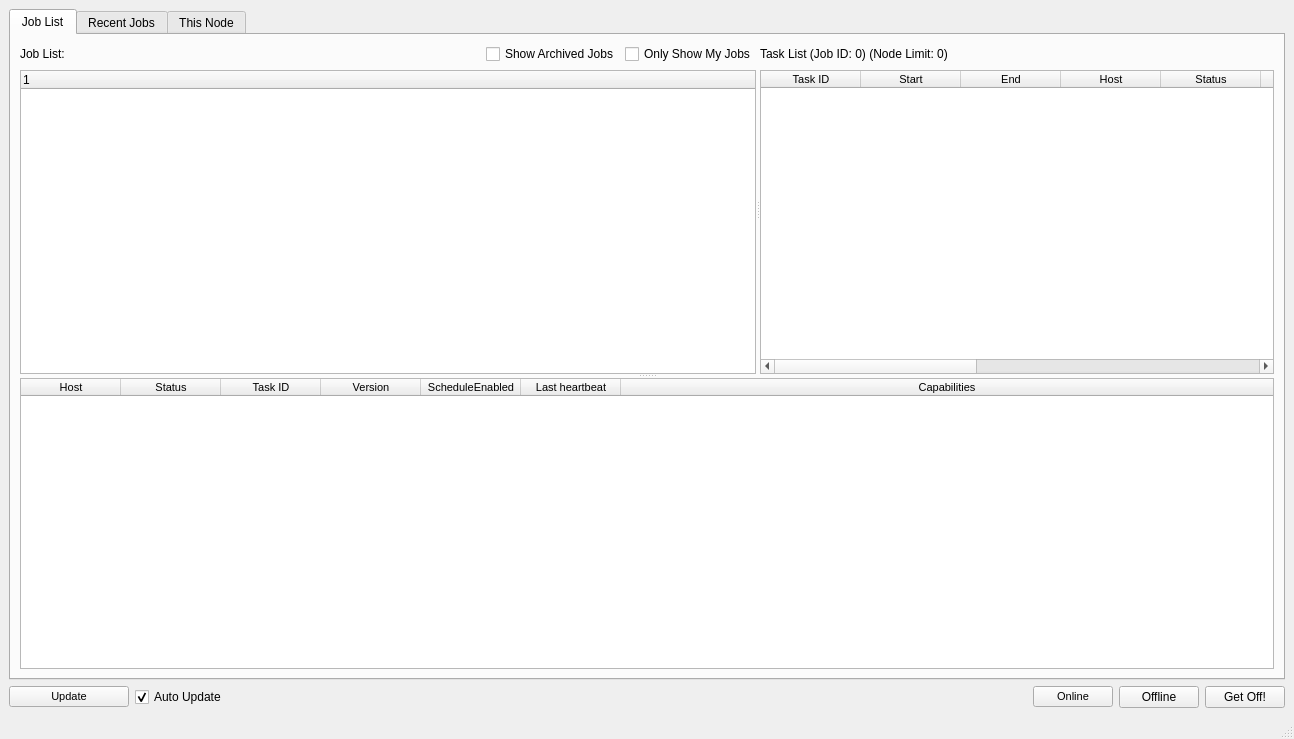
<?xml version="1.0" encoding="UTF-8"?>
<ui version="4.0">
 <class>FarmView</class>
 <widget class="QMainWindow" name="FarmView">
  <property name="geometry">
   <rect>
    <x>0</x>
    <y>0</y>
    <width>1294</width>
    <height>739</height>
   </rect>
  </property>
  <property name="windowTitle">
   <string>FarmView</string>
  </property>
  <widget class="QWidget" name="centralwidget">
   <layout class="QGridLayout" name="gridLayout">
    <item row="1" column="0">
     <layout class="QHBoxLayout" name="horizontalLayout_fetchButton">
      <property name="spacing">
       <number>6</number>
      </property>
      <item>
       <widget class="QPushButton" name="fetchButton">
        <property name="minimumSize">
         <size>
          <width>120</width>
          <height>0</height>
         </size>
        </property>
        <property name="font">
         <font>
          <pointsize>8</pointsize>
         </font>
        </property>
        <property name="text">
         <string>Update</string>
        </property>
       </widget>
      </item>
      <item>
       <widget class="QCheckBox" name="autoUpdateCheckbox">
        <property name="text">
         <string>Auto Update</string>
        </property>
        <property name="checkable">
         <bool>true</bool>
        </property>
        <property name="checked">
         <bool>true</bool>
        </property>
       </widget>
      </item>
      <item>
       <spacer name="horizontalSpacer_3">
        <property name="orientation">
         <enum>Qt::Horizontal</enum>
        </property>
        <property name="sizeHint" stdset="0">
         <size>
          <width>40</width>
          <height>20</height>
         </size>
        </property>
       </spacer>
      </item>
      <item>
       <widget class="QPushButton" name="onlineThisNodeButton">
        <property name="font">
         <font>
          <pointsize>8</pointsize>
         </font>
        </property>
        <property name="toolTip">
         <string>&lt;html&gt;&lt;head/&gt;&lt;body&gt;&lt;p&gt;Allow this node to accept render tasks&lt;/p&gt;&lt;/body&gt;&lt;/html&gt;</string>
        </property>
        <property name="text">
         <string>Online</string>
        </property>
       </widget>
      </item>
      <item>
       <widget class="QPushButton" name="offlineThisNodeButton">
        <property name="toolTip">
         <string>&lt;html&gt;&lt;head/&gt;&lt;body&gt;&lt;p&gt;Don't allow this node to accept any new jobs (it will still finish what it's working on)&lt;/p&gt;&lt;/body&gt;&lt;/html&gt;</string>
        </property>
        <property name="text">
         <string>Offline</string>
        </property>
       </widget>
      </item>
      <item>
       <widget class="QPushButton" name="getOffThisNodeButton">
        <property name="toolTip">
         <string>&lt;html&gt;&lt;head/&gt;&lt;body&gt;&lt;p&gt;Tell this node to stop the current job, put it back on the job board, and don't accept any more.&lt;/p&gt;&lt;/body&gt;&lt;/html&gt;</string>
        </property>
        <property name="text">
         <string>Get Off!</string>
        </property>
       </widget>
      </item>
     </layout>
    </item>
    <item row="0" column="0">
     <widget class="QTabWidget" name="tabWidget">
      <property name="currentIndex">
       <number>0</number>
      </property>
      <widget class="QWidget" name="jobListTab">
       <attribute name="title">
        <string>Job List</string>
       </attribute>
       <layout class="QGridLayout" name="gridLayout_3">
        <item row="0" column="0">
         <widget class="QSplitter" name="splitter_nodelist">
          <property name="orientation">
           <enum>Qt::Vertical</enum>
          </property>
          <widget class="QSplitter" name="splitter_jobList">
           <property name="frameShape">
            <enum>QFrame::NoFrame</enum>
           </property>
           <property name="orientation">
            <enum>Qt::Horizontal</enum>
           </property>
           <widget class="QWidget" name="layoutWidget_2">
            <layout class="QGridLayout" name="gridLayout_jobListJobs">
             <property name="horizontalSpacing">
              <number>6</number>
             </property>
             <item row="2" column="0" colspan="4">
              <widget class="QTreeWidget" name="jobTree">
               <property name="alternatingRowColors">
                <bool>true</bool>
               </property>
               <property name="selectionMode">
                <enum>QAbstractItemView::ExtendedSelection</enum>
               </property>
               <property name="indentation">
                <number>15</number>
               </property>
               <property name="animated">
                <bool>true</bool>
               </property>
               <attribute name="headerDefaultSectionSize">
                <number>50</number>
               </attribute>
               <attribute name="headerMinimumSectionSize">
                <number>50</number>
               </attribute>
               <attribute name="headerShowSortIndicator" stdset="0">
                <bool>false</bool>
               </attribute>
               <column>
                <property name="text">
                 <string>1</string>
                </property>
               </column>
              </widget>
             </item>
             <item row="1" column="0">
              <widget class="QLabel" name="jobTableLabel">
               <property name="text">
                <string>Job List:</string>
               </property>
              </widget>
             </item>
             <item row="1" column="1">
              <spacer name="horizontalSpacer_jobList">
               <property name="orientation">
                <enum>Qt::Horizontal</enum>
               </property>
               <property name="sizeHint" stdset="0">
                <size>
                 <width>40</width>
                 <height>20</height>
                </size>
               </property>
              </spacer>
             </item>
             <item row="1" column="3">
              <widget class="QCheckBox" name="userFilterCheckbox">
               <property name="text">
                <string>Only Show My Jobs</string>
               </property>
              </widget>
             </item>
             <item row="1" column="2">
              <widget class="QCheckBox" name="archivedCheckBox">
               <property name="text">
                <string>Show Archived Jobs</string>
               </property>
              </widget>
             </item>
            </layout>
           </widget>
           <widget class="QWidget" name="layoutWidget_3">
            <layout class="QGridLayout" name="gridLayout_taskList">
             <item row="0" column="2" colspan="2">
              <spacer name="horizontalSpacer_taskList">
               <property name="orientation">
                <enum>Qt::Horizontal</enum>
               </property>
               <property name="sizeHint" stdset="0">
                <size>
                 <width>40</width>
                 <height>20</height>
                </size>
               </property>
              </spacer>
             </item>
             <item row="0" column="0" colspan="2">
              <widget class="QLabel" name="taskTableLabel">
               <property name="text">
                <string>Task List (Job ID: 0) (Node Limit: 0)</string>
               </property>
              </widget>
             </item>
             <item row="2" column="0" colspan="4">
              <widget class="QTableWidget" name="taskTable">
               <property name="enabled">
                <bool>true</bool>
               </property>
               <property name="font">
                <font>
                 <pointsize>8</pointsize>
                </font>
               </property>
               <property name="contextMenuPolicy">
                <enum>Qt::CustomContextMenu</enum>
               </property>
               <property name="editTriggers">
                <set>QAbstractItemView::DoubleClicked|QAbstractItemView::EditKeyPressed</set>
               </property>
               <property name="alternatingRowColors">
                <bool>false</bool>
               </property>
               <property name="selectionBehavior">
                <enum>QAbstractItemView::SelectRows</enum>
               </property>
               <property name="showGrid">
                <bool>true</bool>
               </property>
               <property name="gridStyle">
                <enum>Qt::SolidLine</enum>
               </property>
               <property name="sortingEnabled">
                <bool>true</bool>
               </property>
               <property name="cornerButtonEnabled">
                <bool>false</bool>
               </property>
               <property name="rowCount">
                <number>0</number>
               </property>
               <attribute name="horizontalHeaderDefaultSectionSize">
                <number>100</number>
               </attribute>
               <attribute name="horizontalHeaderMinimumSectionSize">
                <number>25</number>
               </attribute>
               <attribute name="horizontalHeaderStretchLastSection">
                <bool>true</bool>
               </attribute>
               <attribute name="verticalHeaderVisible">
                <bool>false</bool>
               </attribute>
               <attribute name="verticalHeaderDefaultSectionSize">
                <number>20</number>
               </attribute>
               <column>
                <property name="text">
                 <string>Task ID</string>
                </property>
               </column>
               <column>
                <property name="text">
                 <string>Start</string>
                </property>
               </column>
               <column>
                <property name="text">
                 <string>End</string>
                </property>
               </column>
               <column>
                <property name="text">
                 <string>Host</string>
                </property>
               </column>
               <column>
                <property name="text">
                 <string>Status</string>
                </property>
               </column>
               <column>
                <property name="text">
                 <string>Priority</string>
                </property>
               </column>
               <column>
                <property name="text">
                 <string>Start Time</string>
                </property>
               </column>
               <column>
                <property name="text">
                 <string>End Time</string>
                </property>
               </column>
               <column>
                <property name="text">
                 <string>Duration</string>
                </property>
               </column>
               <column>
                <property name="text">
                 <string>Exit Code</string>
                </property>
               </column>
               <column>
                <property name="text">
                 <string>Attempts</string>
                </property>
               </column>
               <column>
                <property name="text">
                 <string>Reqs</string>
                </property>
               </column>
              </widget>
             </item>
            </layout>
           </widget>
          </widget>
          <widget class="QTableWidget" name="renderNodeTable">
           <property name="font">
            <font>
             <pointsize>8</pointsize>
            </font>
           </property>
           <property name="contextMenuPolicy">
            <enum>Qt::CustomContextMenu</enum>
           </property>
           <property name="editTriggers">
            <set>QAbstractItemView::DoubleClicked|QAbstractItemView::EditKeyPressed</set>
           </property>
           <property name="selectionBehavior">
            <enum>QAbstractItemView::SelectRows</enum>
           </property>
           <property name="verticalScrollMode">
            <enum>QAbstractItemView::ScrollPerItem</enum>
           </property>
           <property name="showGrid">
            <bool>true</bool>
           </property>
           <property name="sortingEnabled">
            <bool>true</bool>
           </property>
           <property name="cornerButtonEnabled">
            <bool>false</bool>
           </property>
           <attribute name="horizontalHeaderMinimumSectionSize">
            <number>26</number>
           </attribute>
           <attribute name="horizontalHeaderStretchLastSection">
            <bool>true</bool>
           </attribute>
           <attribute name="verticalHeaderVisible">
            <bool>false</bool>
           </attribute>
           <attribute name="verticalHeaderDefaultSectionSize">
            <number>20</number>
           </attribute>
           <column>
            <property name="text">
             <string>Host</string>
            </property>
           </column>
           <column>
            <property name="text">
             <string>Status</string>
            </property>
           </column>
           <column>
            <property name="text">
             <string>Task ID</string>
            </property>
           </column>
           <column>
            <property name="text">
             <string>Version</string>
            </property>
           </column>
           <column>
            <property name="text">
             <string>ScheduleEnabled</string>
            </property>
           </column>
           <column>
            <property name="text">
             <string>Last heartbeat</string>
            </property>
           </column>
           <column>
            <property name="text">
             <string>Capabilities</string>
            </property>
           </column>
          </widget>
         </widget>
        </item>
       </layout>
      </widget>
      <widget class="QWidget" name="jobsTab">
       <attribute name="title">
        <string>Recent Jobs</string>
       </attribute>
       <layout class="QGridLayout" name="gridLayout_5">
        <item row="0" column="0">
         <widget class="QScrollArea" name="scrollArea_recentTasks">
          <property name="widgetResizable">
           <bool>true</bool>
          </property>
          <widget class="QWidget" name="scrollAreaWidgetContents_recentTasks">
           <property name="geometry">
            <rect>
             <x>0</x>
             <y>0</y>
             <width>1250</width>
             <height>624</height>
            </rect>
           </property>
           <layout class="QGridLayout" name="gridLayout_2">
            <item row="0" column="0">
             <widget class="QSpinBox" name="limitSpinBox">
              <property name="maximum">
               <number>999</number>
              </property>
              <property name="value">
               <number>100</number>
              </property>
             </widget>
            </item>
            <item row="2" column="0">
             <spacer name="verticalSpacer_taskGrid">
              <property name="orientation">
               <enum>Qt::Vertical</enum>
              </property>
              <property name="sizeHint" stdset="0">
               <size>
                <width>20</width>
                <height>40</height>
               </size>
              </property>
             </spacer>
            </item>
            <item row="1" column="0">
             <layout class="QGridLayout" name="taskGrid"/>
            </item>
           </layout>
          </widget>
         </widget>
        </item>
       </layout>
      </widget>
      <widget class="QWidget" name="thisNodeTab">
       <attribute name="title">
        <string>This Node</string>
       </attribute>
       <widget class="QWidget" name="layoutWidget">
        <property name="geometry">
         <rect>
          <x>10</x>
          <y>10</y>
          <width>651</width>
          <height>223</height>
         </rect>
        </property>
        <layout class="QFormLayout" name="formLayout_thisNodeLabels">
         <property name="fieldGrowthPolicy">
          <enum>QFormLayout::AllNonFixedFieldsGrow</enum>
         </property>
         <item row="0" column="0">
          <widget class="QLabel" name="nodeNameLabel_LABEL">
           <property name="text">
            <string>Node name:</string>
           </property>
          </widget>
         </item>
         <item row="0" column="1">
          <widget class="QLabel" name="nodeNameLabel">
           <property name="text">
            <string>N/A</string>
           </property>
          </widget>
         </item>
         <item row="1" column="0">
          <widget class="QLabel" name="nodeStatusLabel_LABEL">
           <property name="text">
            <string>Node status:</string>
           </property>
          </widget>
         </item>
         <item row="1" column="1">
          <widget class="QLabel" name="nodeStatusLabel">
           <property name="text">
            <string>N/A</string>
           </property>
          </widget>
         </item>
         <item row="2" column="0">
          <widget class="QLabel" name="taskIDLabelLabel">
           <property name="text">
            <string>Task ID:</string>
           </property>
          </widget>
         </item>
         <item row="2" column="1">
          <widget class="QLabel" name="taskIDLabel">
           <property name="text">
            <string>N/A</string>
           </property>
          </widget>
         </item>
         <item row="3" column="0">
          <widget class="QLabel" name="nodeVersionLabel_LABEL">
           <property name="text">
            <string>Version:</string>
           </property>
          </widget>
         </item>
         <item row="3" column="1">
          <widget class="QLabel" name="nodeVersionLabel">
           <property name="text">
            <string>N/A</string>
           </property>
          </widget>
         </item>
         <item row="4" column="0">
          <widget class="QLabel" name="minPriorityLabel_LABEL">
           <property name="text">
            <string>Min Priority:</string>
           </property>
          </widget>
         </item>
         <item row="4" column="1">
          <widget class="QLabel" name="minPriorityLabel">
           <property name="text">
            <string>N/A</string>
           </property>
          </widget>
         </item>
         <item row="5" column="0">
          <widget class="QLabel" name="capabilitiesLabel_LABEL">
           <property name="text">
            <string>Capabilities:</string>
           </property>
          </widget>
         </item>
         <item row="5" column="1">
          <widget class="QLabel" name="capabilitiesLabel">
           <property name="text">
            <string>N/A</string>
           </property>
          </widget>
         </item>
         <item row="6" column="0">
          <widget class="QLabel" name="scheduleEnabled_LABEL">
           <property name="text">
            <string>Schedule Enabled:</string>
           </property>
          </widget>
         </item>
         <item row="6" column="1">
          <widget class="QLabel" name="scheduleEnabled">
           <property name="text">
            <string>N/A</string>
           </property>
          </widget>
         </item>
         <item row="7" column="0">
          <widget class="QLabel" name="weekSchedule_LABEL">
           <property name="text">
            <string>Schedule:</string>
           </property>
          </widget>
         </item>
         <item row="7" column="1">
          <widget class="QLabel" name="weekSchedule">
           <property name="text">
            <string>N/A</string>
           </property>
          </widget>
         </item>
         <item row="9" column="0">
          <widget class="QPushButton" name="editThisNodeButton">
           <property name="enabled">
            <bool>true</bool>
           </property>
           <property name="text">
            <string>Edit This Node...</string>
           </property>
          </widget>
         </item>
         <item row="8" column="0">
          <widget class="QLabel" name="pulseLabel_LABEL">
           <property name="text">
            <string>Pulse:</string>
           </property>
          </widget>
         </item>
         <item row="8" column="1">
          <widget class="QLabel" name="pulseLabel">
           <property name="text">
            <string>N/A</string>
           </property>
          </widget>
         </item>
        </layout>
       </widget>
      </widget>
     </widget>
    </item>
   </layout>
  </widget>
  <widget class="QStatusBar" name="statusbar">
   <property name="enabled">
    <bool>true</bool>
   </property>
  </widget>
 </widget>
 <resources/>
 <connections/>
</ui>
